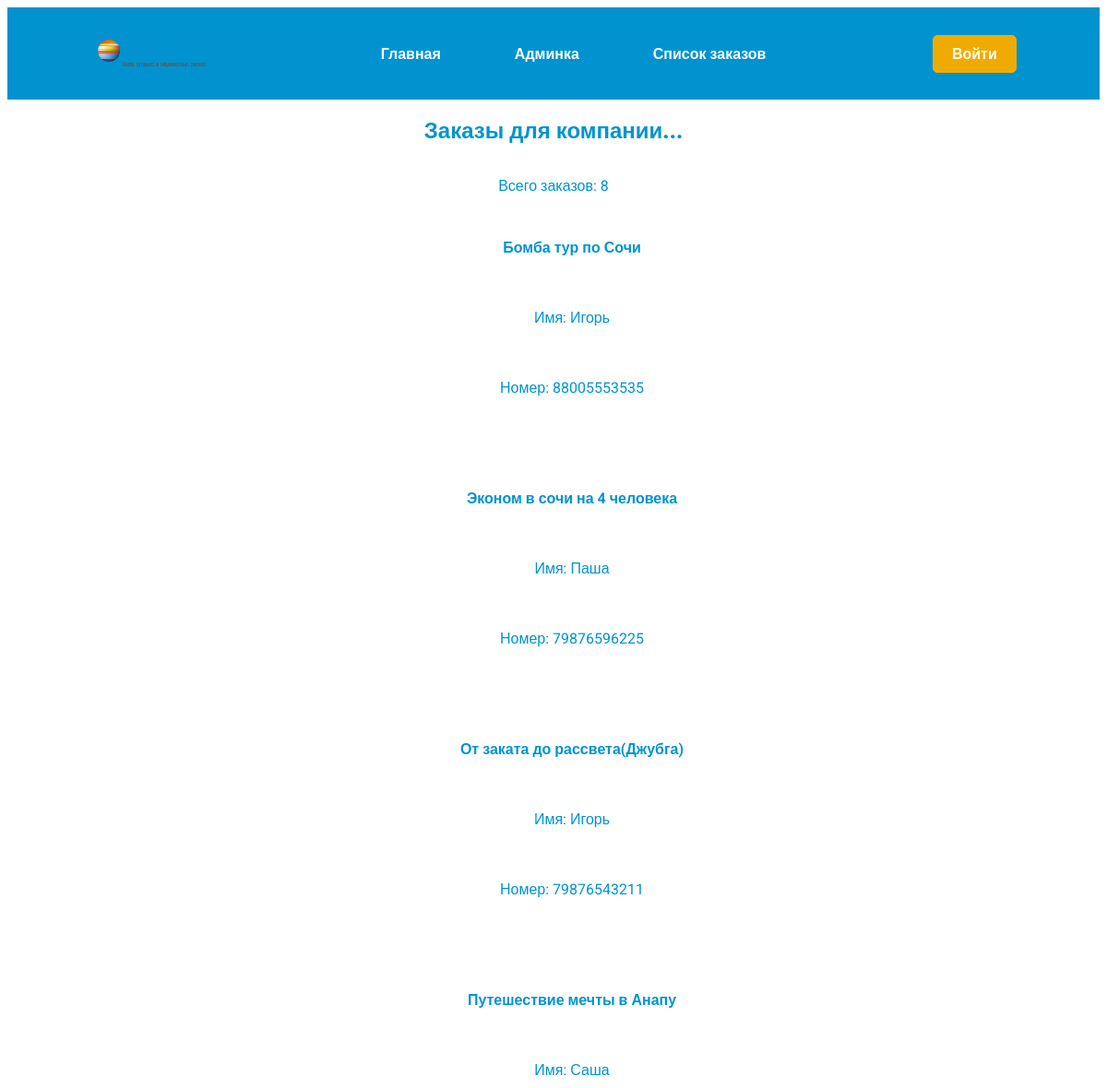
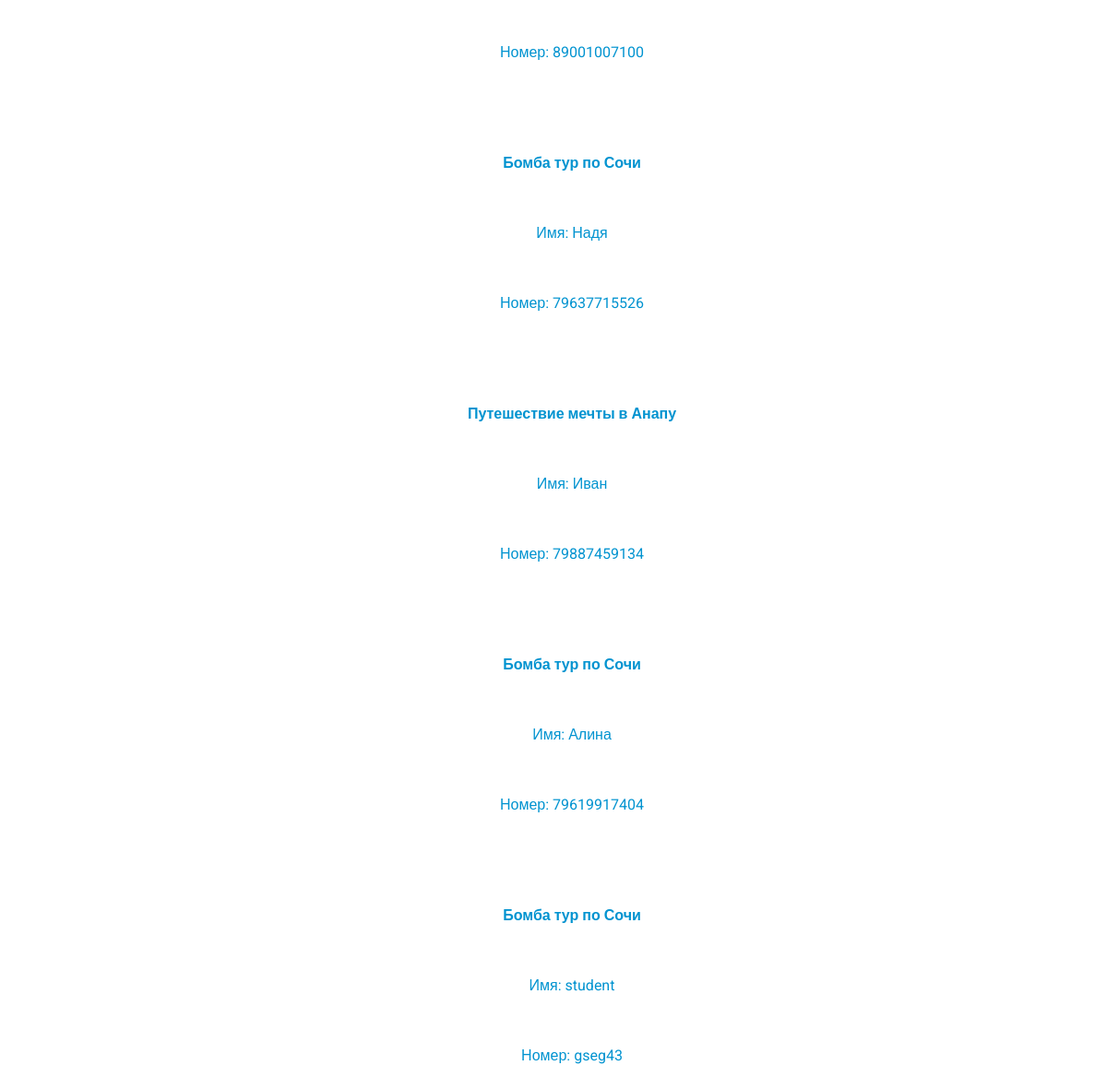
/list_order/, run on the app's committed database (2 pictures, top to bottom).
### travels/models.py (models this page shows, shortened)
class Order(models.Model):
	service = models.ForeignKey(Service, on_delete=models.CASCADE, null=True, blank=True)
	name = models.CharField(max_length=40)
	number = models.CharField(max_length=40, validators=[validate_number])
	history = HistoricalRecords()

class Service(models.Model):
	EUR = 'EUR'
	USD = 'USD'
	RUB = 'RUB'
	CURRENCY_CHOICES = [
        (EUR, 'Euro'),
        (USD, 'Dollars'),
        (RUB, 'Rubles'),
    ]
	title = models.CharField(max_length=40)
	slug = models.SlugField(default='', null=False, blank=True)
	offers = models.ForeignKey(City, on_delete=models.PROTECT, null=True, blank=True)
	price = models.IntegerField(default='10325', validators=[validate_price])
	currency = models.CharField(max_length=3, choices=CURRENCY_CHOICES, default='RUB')
	history = HistoricalRecords()
	def __str__(self):
		return f'{self.title}'

### travels/views.py (the view)
# urls.py: path('list_order/', views.list_order),
def list_order(request):
	orders = Order.objects.all()
	return render(request, 'travels/list_order.html' , {'orders': orders, 'total': orders.count()})

### travels/templates/travels/list_order.html (shortened to what this page needs)
{%extends 'travels/base.html'%}
{% block content %}
	<section class="orders">
		<div class="main__wrapper">
			<h1 class="orders__heading">Заказы для компании...</h1>
			<p class="orders__count">Всего заказов: {{total}}</p>
			<ul class="orders__list">
				{% for order in orders  %}
					<p class="orders__title">{{order.service}}</p>
					<p>Имя: {{order.name}}</p>
					<p>Номер: {{order.number}}</p>
					<br class="orders__line">
				{% endfor %}
			</ul>
		</div>
	</section>
{% endblock %}

### travels/templates/travels/base.html (shortened to what this page needs)
{% load static %}
<!DOCTYPE html>
<html lang="en">
<head>
	<link rel="stylesheet" href="{% static 'travels/css/style.css' %}">
</head>
<body>
	<header class="header">
		<div class="header__wrapper">
			<img class="header__logo" src="{% static 'travels/img/logo.svg' %}" alt="logo">
			<nav class="header__nav nav">
				<li class="nav__list">
					<a class="nav__link" href="/main">Главная</a>
				</li>
				<li class="nav__list">
					<a class="nav__link" href="/admin">Админка</a>
				</li>
				<li class="nav__list">
					<a class="nav__link" href="/list_order">Список заказов</a>
				</li>
			</nav>
			<a href="/" class="header__exit">Войти</a>
		</div>
	</header>
	{% block content %}
	{% endblock %}
</body>
</html>

### travels/static/travels/css/style.css (style rules this page uses)
html { font-family: "Roboto", sans-serif; }
h1 { color: #0093D0; font-weight: 900; }
a { text-decoration: none; color: #0093D0; font-weight: 700; }
li { list-style-type: none; }
header { background-color: #0093D0; }
.header__wrapper { max-width: 1200px; margin: 0 auto; display: flex; flex-direction: row; align-items: center; justify-content: space-around; height: 100px; }
.header__wrapper a { color: white; }
.header__wrapper .header__exit { padding: 10px 20px; background-color: #F0AB00; border: 1px solid #F0AB00; border-radius: 5px; }
.header__wrapper nav { display: flex; flex-direction: row; column-gap: 80px; }
.main__wrapper { max-width: 1200px; margin: 0 auto; display: flex; flex-direction: column; align-items: center; }
.main__wrapper ul { display: flex; flex-direction: column; row-gap: 25px; align-items: center; }
p { color: #0093D0; }
.orders__title { font-weight: 700; }

### data on the page
Order: service "Бомба тур по Сочи", name "Игорь", number "88005553535"
Order: service "Эконом в сочи на 4 человека", name "Паша", number "79876596225"
Order: service "От заката до рассвета(Джубга)", name "Игорь", number "79876543211"
Order: service "Путешествие мечты в Анапу", name "Саша", number "89001007100"
Order: service "Бомба тур по Сочи", name "Надя", number "79637715526"
Order: service "Путешествие мечты в Анапу", name "Иван", number "79887459134"
Order: service "Бомба тур по Сочи", name "Алина", number "79619917404"
Order: service "Бомба тур по Сочи", name "student", number "gseg43"

### other printed values
{{ total }} "8"
